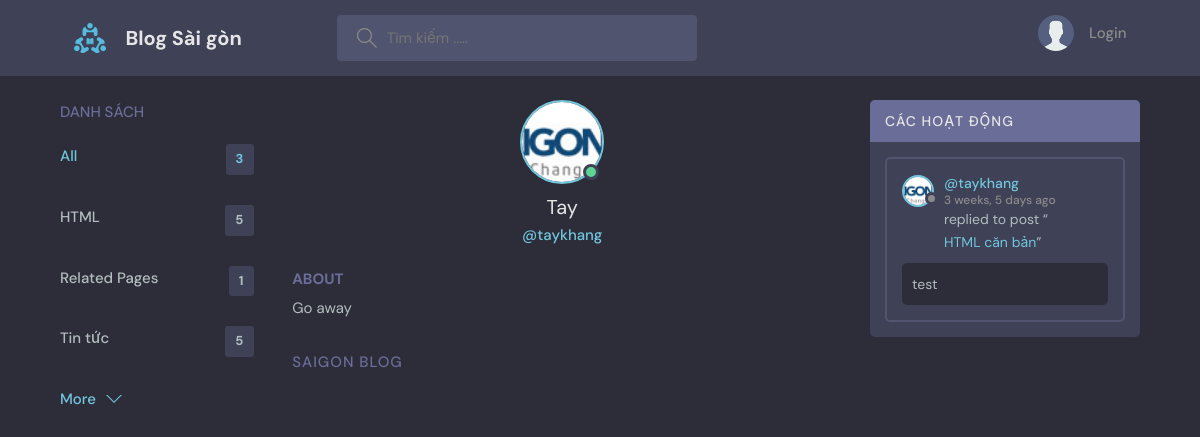
The app's page /profile/2/ with its own data.
### base/models.py (models this page shows, shortened)
class Topic(models.Model):
    name = models.CharField(max_length=200)

class User(AbstractUser):
    name = models.CharField(max_length=200, null=True)
    email = models.EmailField(unique=True, null=True)
    bio = models.TextField(null=True)
    avatar = models.ImageField(null=True, default="avatar.svg")
    USERNAME_FIELD = 'email'
    REQUIRED_FIELDS = []

class Message(models.Model):
    user = models.ForeignKey(User, on_delete=models.CASCADE)
    room = models.ForeignKey(Room, on_delete=models.CASCADE)
    body = models.TextField()
    updated = models.DateTimeField(auto_now=True)
    created = models.DateTimeField(auto_now_add=True)
    class Meta:
        ordering = ['-updated', '-created']

class Room(models.Model):
    host = models.ForeignKey(User, on_delete=models.SET_NULL, null=True)
    topic = models.ForeignKey(Topic, on_delete=models.SET_NULL, null=True)
    slug = models.SlugField(max_length=200, db_index=True, null=True, blank=True)
    name = models.CharField(max_length=200)
    description = HTMLField(null=True, blank=True)
    participants = models.ManyToManyField( User, related_name='participants', blank=True)
    updated = models.DateTimeField(auto_now=True)
    created = models.DateTimeField(auto_now_add=True)
    class Meta:
        ordering = ['-updated', '-created']
    def __str__(self):
        return self.name

### base/views.py (the view)
# urls.py: path('profile/<str:pk>/', views.userProfile, name="user-profile"),
def userProfile(request, pk):
    user = User.objects.get(id=pk)
    rooms = user.room_set.all()
    room_messages = user.message_set.all()
    topics = Topic.objects.all()
    context = {'user': user, 'rooms': rooms,
               'room_messages': room_messages, 'topics': topics}
    return render(request, 'base/profile.html', context)

### base/templates/base/profile.html (shortened to what this page needs)
{% extends 'main.html' %}
{% block content %}
<main class="profile-page layout layout--3">
  <div class="container">
    {% include 'base/topics_component.html' %}
    <div class="roomList">
      <div class="profile">
        <div class="profile__avatar">
          <div class="avatar avatar--large active">
            <img src="../../{{user.avatar.url}}" />
          </div>
        </div>
        <div class="profile__info">
          <h3>{{user.name}}</h3>
          <p>@{{user.username}}</p>
        </div>
        <div class="profile__about">
          <h3>About</h3>
          <p>
            {{user.bio}}
          </p>
        </div>
      </div>
      <div class="roomList__header">
        <div>
          <h2>Saigon Blog</a>
          </h2>
        </div>
      </div>
    </div>
    {% include 'base/activity_component.html' %}
  </div>
</main>
{% endblock content %}

### base/templates/base/topics_component.html
<div class="topics">
    <div class="topics__header">
        <h2>Danh sách</h2>
    </div>
    <ul class="topics__list">
        <li>
            <a href="{% url 'home' %}" class="active">All <span>{{topics.count}}</span></a>
        </li>
        {% for topic in topics %}
        <li>
            <a href="{% url 'home' %}?q={{topic.name}}">{{topic.name}}<span>{{topic.room_set.all.count}}</span></a>
        </li>
        {% endfor %}
    </ul>
    <a class="btn btn--link" href="{% url 'topics' %}">
        More
        <svg version="1.1" xmlns="http://www.w3.org/2000/svg" width="32" height="32" viewBox="0 0 32 32">
            <title>chevron-down</title>
            <path d="M16 21l-13-13h-3l16 16 16-16h-3l-13 13z"></path>
        </svg>
    </a>
</div>

### base/templates/base/activity_component.html (shortened to what this page needs)
<div class="activities">
    <div class="activities__header">
        <h2>Các hoạt động</h2>
    </div>
    {% for message in room_messages %}
    <div class="activities__box">
        <div class="activities__boxHeader roomListRoom__header">
            <a href="{% url 'user-profile' message.user.id %}" class="roomListRoom__author">
                <div class="avatar avatar--small">
                    <img src="{{message.user.avatar.url}}" />
                </div>
                <p>
                    @{{message.user.username}}
                    <span>{{message.created|timesince}} ago</span>
                </p>
            </a>
        </div>
        <div class="activities__boxContent">
            <p>replied to post “<a href="{% url 'room' message.room.id %}">{{message.room}}</a>”</p>
            <div class="activities__boxRoomContent">{{message.body}}</div>
        </div>
    </div>
    {% endfor %}
</div>

### records on screen
Topic: name "HTML", room_set.all.count "5"
Topic: name "Related Pages", room_set.all.count "1"
Topic: name "Tin tức", room_set.all.count "5"
User: avatar (picture), name "Tay", username "taykhang", bio "Go away"
Message: user.avatar (picture), user.username "taykhang", created "3 weeks, 5 days", room "HTML căn bản", body "test"

### other values on screen
{{ topics.count }} "3"
